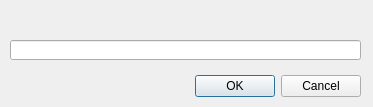
<?xml version="1.0" encoding="UTF-8"?>
<ui version="4.0">
 <class>CreateFolderDialog</class>
 <widget class="QDialog" name="CreateFolderDialog">
  <property name="geometry">
   <rect>
    <x>0</x>
    <y>0</y>
    <width>373</width>
    <height>107</height>
   </rect>
  </property>
  <property name="windowTitle">
   <string>Create Folder</string>
  </property>
  <widget class="QLabel" name="nameLabel">
   <property name="geometry">
    <rect>
     <x>10</x>
     <y>10</y>
     <width>351</width>
     <height>16</height>
    </rect>
   </property>
   <property name="text">
    <string/>
   </property>
  </widget>
  <widget class="QDialogButtonBox" name="buttonBox">
   <property name="geometry">
    <rect>
     <x>20</x>
     <y>70</y>
     <width>341</width>
     <height>32</height>
    </rect>
   </property>
   <property name="orientation">
    <enum>Qt::Horizontal</enum>
   </property>
   <property name="standardButtons">
    <set>QDialogButtonBox::Cancel|QDialogButtonBox::Ok</set>
   </property>
  </widget>
  <widget class="QLineEdit" name="nameEdit">
   <property name="geometry">
    <rect>
     <x>10</x>
     <y>40</y>
     <width>351</width>
     <height>20</height>
    </rect>
   </property>
  </widget>
 </widget>
 <resources/>
 <connections/>
</ui>
